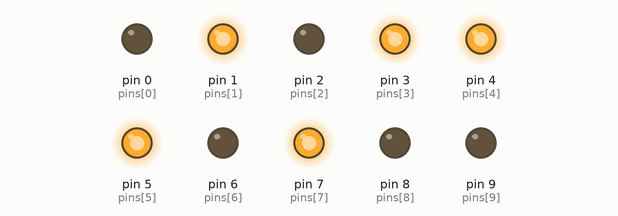
The sketch below on a simulated Arduino Uno, built with avr-gcc and run on an emulated ATmega328P. Parts: output pins drawn as LEDs (lit = HIGH). Random numbers use the default seed unless the sketch sets one.

Above: at 0.07 s.
At 5.03 s:
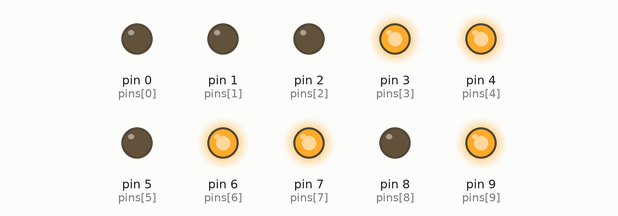
At 9.99 s:
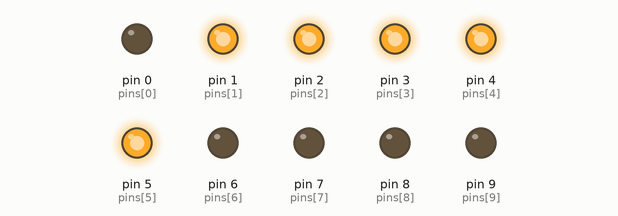
At 19.9 s:
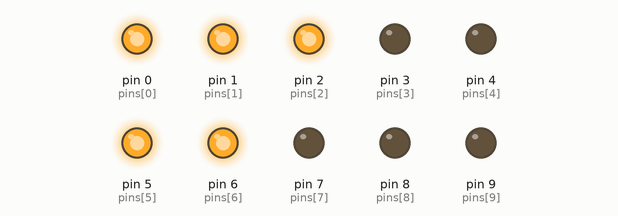
At 29.82 s:
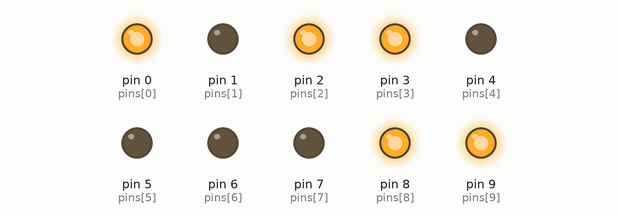
At 39.89 s:
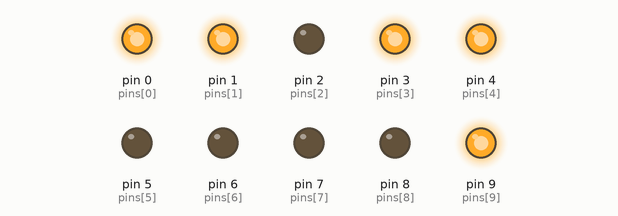
Timing chart, 0 to 40.0 s (numbered marks = the images above):
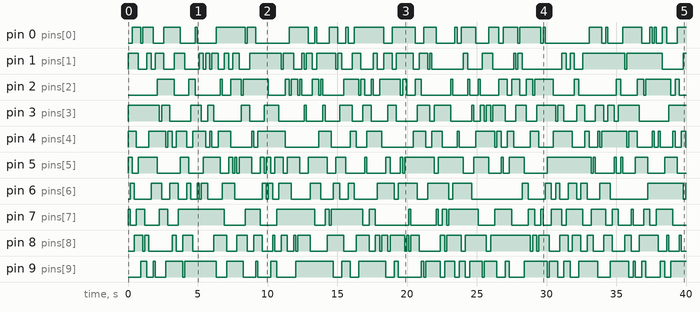

The sketch:

sparkle.ino
```cpp
int pins[] = {0,1,2,3,4,5,6,7,8,9};
int plen = 10;

int offs[] ={0,2,4,6,8};
int loff = 5;
int ons[] = {1,3,5,7,9};
int lon = 5;
void setup()
{
  //Serial.begin(9600);
  for(int i = 0; i < plen; i++)
  {
    pinMode(pins[i],OUTPUT);
  }
  for(int i = 0; i < plen; i++)
  {
    digitalWrite(pins[i], LOW);
  }
}


void loop()
{
  int on = random(0,loff);
  int off = random(0,lon);

  int temp = offs[on];
  offs[on] = ons[off];
  ons[off] = temp;

  for(int i = 0; i < loff; i++)
  {
    digitalWrite(offs[i], LOW);
  }
    for(int i = 0; i < lon; i++)
  {
    digitalWrite(ons[i], HIGH);
  }
  delay(150);
}
```

Measured:
- by itself, pin 0 (pins[0]): LOW → HIGH at 0.30 s, → LOW 0.60 s later, → HIGH 0.15 s later, → LOW 0.75 s later, … (51 changes in this stretch)
- by itself, pin 1 (pins[1]): LOW → HIGH at 0.00 s, → LOW 0.75 s later, → HIGH 0.60 s later, → LOW 0.30 s later, … (59 changes in this stretch)
- by itself, pin 2 (pins[2]): LOW → HIGH at 2.1 s, → LOW 1.2 s later, → HIGH 1.1 s later, → LOW 0.45 s later, … (56 changes in this stretch)
- by itself, pin 3 (pins[3]): LOW → HIGH at 0.00 s, → LOW 2.3 s later, → HIGH 0.15 s later, → LOW 0.60 s later, … (49 changes in this stretch)
- by itself, pin 4 (pins[4]): LOW → HIGH at 0.00 s, → LOW 0.60 s later, → HIGH 0.90 s later, → LOW 1.2 s later, … (56 changes in this stretch)
- by itself, pin 5 (pins[5]): LOW → HIGH at 0.00 s, → LOW 0.30 s later, → HIGH 0.45 s later, → LOW 1.4 s later, … (54 changes in this stretch)
- by itself, pin 6 (pins[6]): LOW → HIGH at 0.15 s, → LOW 0.30 s later, → HIGH 1.2 s later, → LOW 0.75 s later, … (49 changes in this stretch)
- by itself, pin 7 (pins[7]): LOW → HIGH at 0.00 s, → LOW 0.15 s later, → HIGH 0.45 s later, → LOW 0.60 s later, … (46 changes in this stretch)
